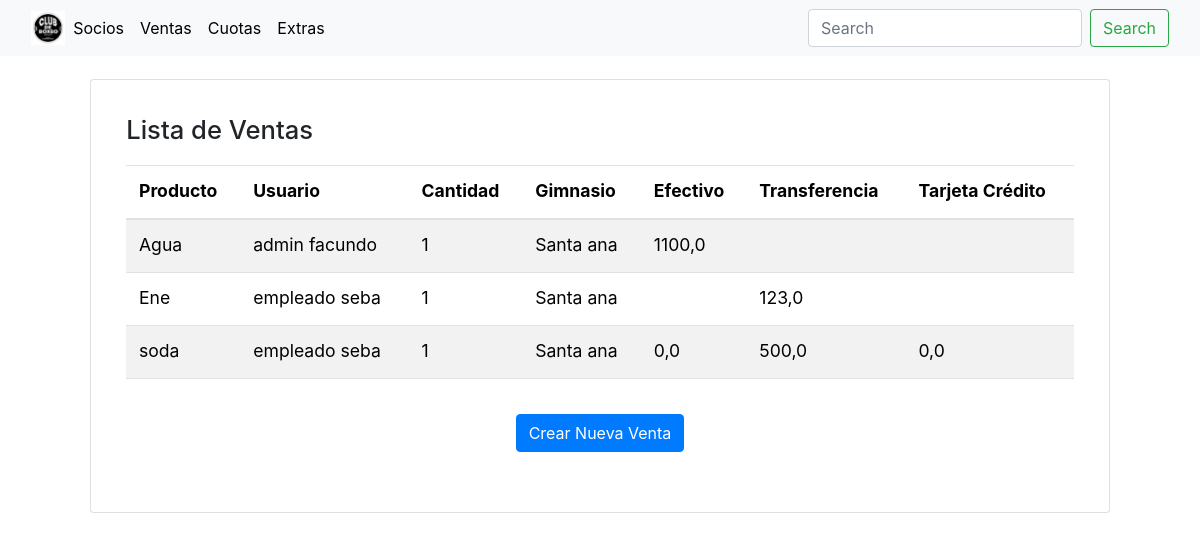
Page /ventas/ (signed in) on the earlier database version.
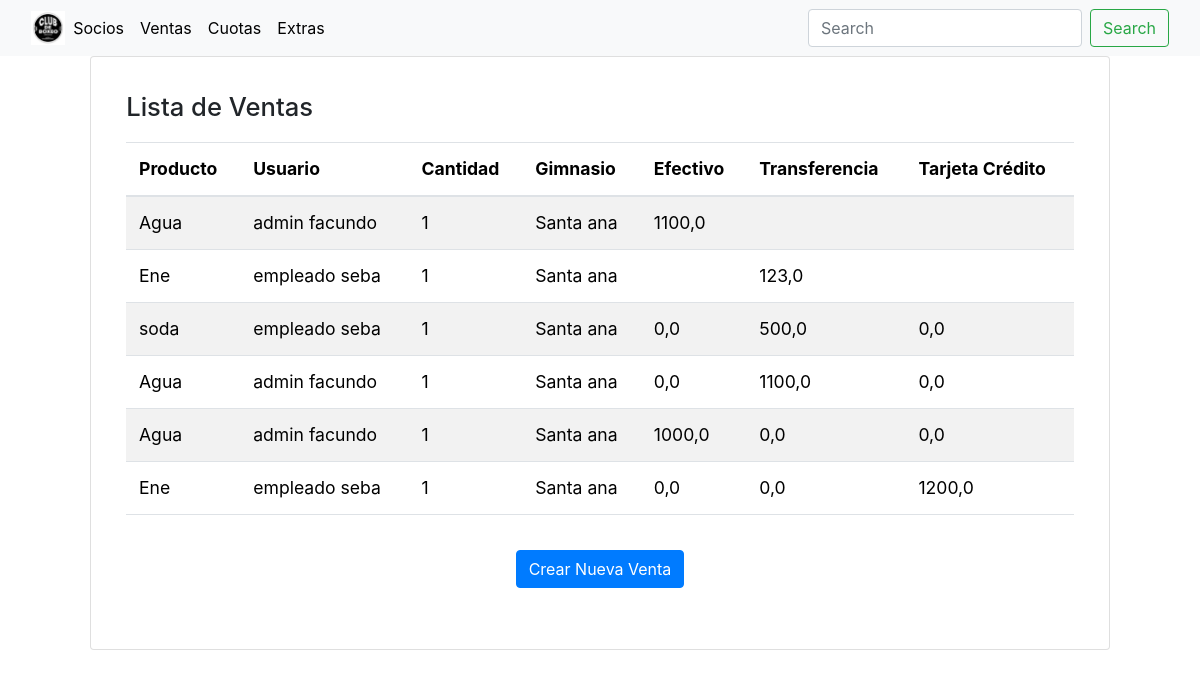
Same page on the later database version.
### gimnasio/models.py (models this page shows, shortened)
class Venta(models.Model):
    producto = models.ForeignKey(Producto, on_delete=models.CASCADE)
    usuario = models.ForeignKey(Usuario, on_delete=models.CASCADE)
    cantidad = models.IntegerField()
    efectivo = models.FloatField(null=True, blank=True)
    transferencia = models.FloatField(null=True, blank=True)
    tarjeta_credito = models.FloatField(null=True, blank=True)
    gimnasio = models.ForeignKey(Gimnasio, on_delete=models.CASCADE, related_name="venta",default=None)
    class Meta:
        db_table = 'Ventas'
        verbose_name = 'Venta'
        verbose_name_plural = 'Ventas'

class Producto(models.Model):
    descripcion = models.CharField(max_length=255)
    cantidad = models.IntegerField()  # Stock del producto
    gimnasio = models.ForeignKey(Gimnasio, on_delete=models.CASCADE, related_name="producto",default=None)
    precio = models.FloatField(null=True, blank=True)
    class Meta:
        db_table = 'Productos'
        verbose_name = 'Producto'
        verbose_name_plural = 'Productos'

class Usuario(models.Model):
    tipo_usuario = models.ForeignKey(TipoUsuario, on_delete=models.CASCADE)  # Ej: "admin", "entrenador", "miembro"
    usuario = models.CharField(max_length=255, unique=True) # Nombre de usuario
    contrasena = models.CharField(max_length=255)  # Considera el hash de contraseñas
    def __str__(self):
        return '%s %s  '%(self.tipo_usuario,self.usuario)
    class Meta:
        db_table = 'Usuarios'
        verbose_name = 'Usuario'
        verbose_name_plural = 'Usuarios'

class TipoUsuario(models.Model):
    tipousuario = models.CharField(max_length=255)
    def __str__(self):
        return '%s  '%(self.tipousuario)
    class Meta:
        db_table = 'TipoUsuarios'
        verbose_name = 'TipoUsuario'
        verbose_name_plural = 'TipoUsuarios'

class Gimnasio(models.Model):
    direccion = models.CharField(max_length=255)
    def __str__(self):
        return '%s  '%(self.direccion)
    class Meta:
        db_table = 'Gimnasios'
        verbose_name = 'Gimnasio'
        verbose_name_plural = 'Gimnasios'

### gimnasio/views.py (the view)
# urls.py: path('ventas/', views.venta_list, name='venta_list'),
@login_required
def venta_list(request):
    ventas = Venta.objects.all()
    return render(request, 'venta_list.html', {'ventas': ventas})

### gimnasio/templates/venta_list.html (shortened to what this page needs)
{% extends 'base.html' %}
{% block content %}
<!DOCTYPE html>
<html lang="es">
<head>
    <link rel="stylesheet" href="https://stackpath.bootstrapcdn.com/bootstrap/4.5.2/css/bootstrap.min.css">
</head>
<body>
<div class="center-container">
    <div class="card">
        <div class="card-body">
            <h2 class="card-title">Lista de Ventas</h2>
            <div class="table-container">
                <table class="table table-striped">
                    <thead>
                        <tr>
                            <th>Producto</th>
                            <th>Usuario</th>
                            <th>Cantidad</th>
                            <th>Gimnasio</th>
                            <th>Efectivo</th>
                            <th>Transferencia</th>
                            <th>Tarjeta Crédito</th>
                         </tr>
                    </thead>
                    <tbody>
                        {% for venta in ventas %}
                            <tr>
                                <td>{{ venta.producto.descripcion }}</td>
                                <td>{{ venta.usuario }}</td>
                                <td>{{ venta.cantidad }}</td>
                                <td>{{ venta.gimnasio }}</td>
                                <td>{{ venta.efectivo|default_if_none:"" }}</td>
                                <td>{{ venta.transferencia|default_if_none:"" }}</td>
                                <td>{{ venta.tarjeta_credito|default_if_none:"" }}</td>
                            </tr>
                        {% endfor %}
                    </tbody>
                </table>
            </div>
            <div class="button-container">
                 <a href="{% url 'venta_crear' %}" class="btn btn-primary mb-3">Crear Nueva Venta</a>
            </div>
        </div>
    </div>
</div>
</body>
</html>
{% endblock %}

Differences in the rows shown:
added Venta: producto.descripcion "Agua", usuario "admin facundo", cantidad "1", gimnasio "Santa ana", efectivo "0,0", transferencia "1100,0", tarjeta_credito "0,0"
added Venta: producto.descripcion "Agua", usuario "admin facundo", cantidad "1", gimnasio "Santa ana", efectivo "1000,0", transferencia "0,0", tarjeta_credito "0,0"
added Venta: producto.descripcion "Ene", usuario "empleado seba", cantidad "1", gimnasio "Santa ana", efectivo "0,0", transferencia "0,0", tarjeta_credito "1200,0"
